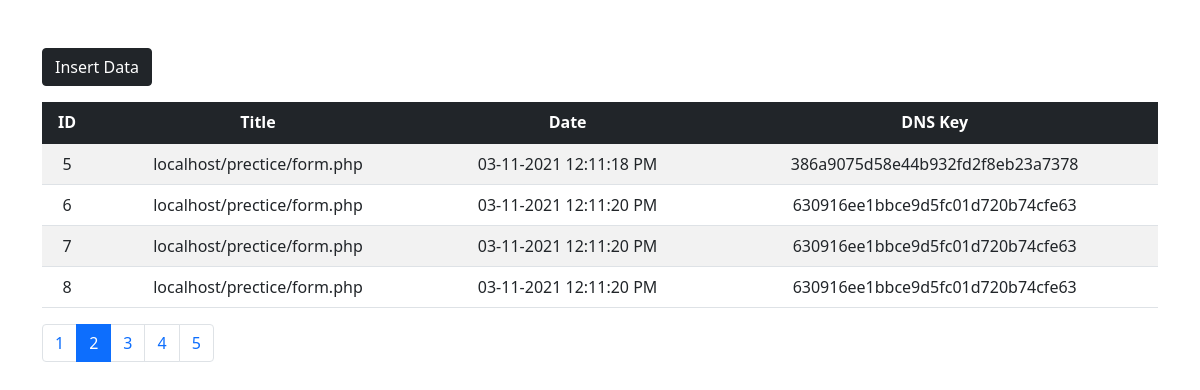
Screenshot of /?page=2 with the database file from the repository.
### tables this page shows
CREATE TABLE `pagi` (
  `ID` int(11) NOT NULL,
  `Title` varchar(255) NOT NULL,
  `Date` varchar(255) NOT NULL,
  `DNS_Key` varchar(255) NOT NULL
);

### index.php (the view, shortened to what this page needs)
<?php
include './db.php';
$startPage = 0;
$perpage = 4;
$currentPage = 1;
$total_records = mysqli_num_rows(mysqli_query($connnect, "SELECT * FROM pagi"));
$pagenumbers = ceil($total_records / $perpage);
if (isset($_GET['page'])) {
    $start = $_GET['page'];
    if ($start <= 0) {
        $start = 0;
        $currentPage = 1;
    }
    else{
        $currentPage = $start;
        $start--;
        $startPage = $start * $perpage;
    }
}
$query = "SELECT * FROM pagi LIMIT $startPage,$perpage";
$stm = mysqli_query($connnect, $query);
?>
<!DOCTYPE html>
<html lang="en">
<head>
    <link href="https://cdn.jsdelivr.net/npm/bootstrap@5.1.3/dist/css/bootstrap.min.css" rel="stylesheet">
</head>
<body>
    <div class="container mt-5">
        <p><a href="./form.php" class="btn btn-dark"> Insert Data </a></p>
        <div class="table-responsive">
            <table class="table table-striped text-center">
                <thead class="bg-dark text-white">
                    <tr>
                        <th scope="col">ID</th>
                        <th scope="col">Title</th>
                        <th scope="col">Date</th>
                        <th scope="col">DNS Key</th>
                    </tr>
                </thead>
                <tbody>
                    <?php
                    if (mysqli_num_rows($stm) > 0) {
                        while ($data = mysqli_fetch_assoc($stm)) {
                            echo '<tr>
                            <td>' . $data['ID'] . '</td>
                            <td>' . $data['Title'] . '</td>
                            <td>' . $data['Date'] . '</td>
                            <td>' . $data['DNS_Key'] . '</td>
                            </tr>';
                        }
                    } else {
                        echo '<tr><td colspan="5">No Record Found</td></tr>';
                    }
                    ?>
                </tbody>
            </table>
        </div>
        <div class="pagination">
            <?php for ($i = 1; $i <= $pagenumbers; $i++) {
                $active = '';
                if ($currentPage == $i) {
                    $active = 'active';
                }
                echo '<p class="page-item ' . $active . '"><a href="?page=' . $i . '" class="page-link">' . $i . '</a></p>';
            } ?>
        </div>
    </div>
</body>
</html>

### rows the page displays
pagi: ID "5", Title "localhost/prectice/form.php", Date "03-11-2021 12:11:18 PM", DNS_Key "386a9075d58e44b932fd2f8eb23a7378"
pagi: ID "6", Title "localhost/prectice/form.php", Date "03-11-2021 12:11:20 PM", DNS_Key "630916ee1bbce9d5fc01d720b74cfe63"
pagi: ID "7", Title "localhost/prectice/form.php", Date "03-11-2021 12:11:20 PM", DNS_Key "630916ee1bbce9d5fc01d720b74cfe63"
pagi: ID "8", Title "localhost/prectice/form.php", Date "03-11-2021 12:11:20 PM", DNS_Key "630916ee1bbce9d5fc01d720b74cfe63"
